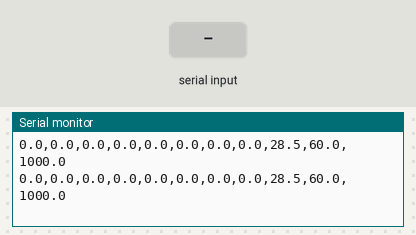
The sketch below on a simulated Arduino Uno, built with avr-gcc and run on an emulated ATmega328P. Parts: the last lines printed to the serial monitor. The inputs (shaded band) are chosen by the test bench. Random numbers use the default seed unless the sketch sets one.

Above: at 1.2 s.
1.3 s: "1" received over Serial
At 2.6 s:
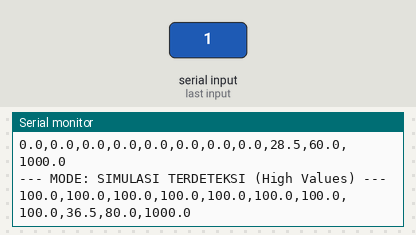
3.5 s: "0" received over Serial
5.5 s: "2" received over Serial
At 6.8 s:
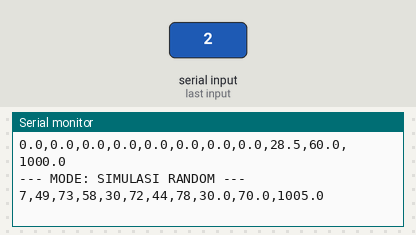
Timing chart, 0 to 8.5 s (numbered marks = the images above; inputs shaded):
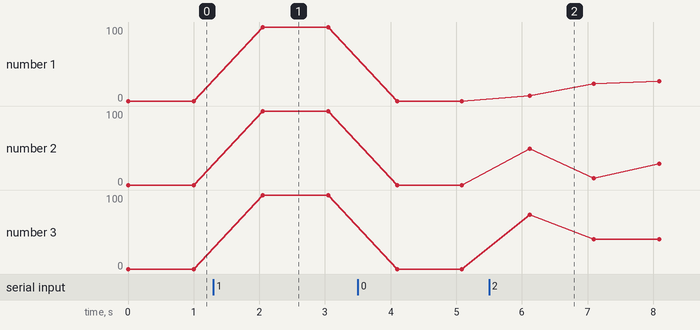

Measured:
- after the input at 1.3 s, the serial monitor: prints a new line after 0.70 s (image 1)
- after the input at 5.5 s, the serial monitor: prints a new line after 0.58 s (image 2)
- plotted number 1: 0 → 100 after the input at 1.3 s, 0 → 24 after the input at 5.5 s
- plotted number 2: 0 → 100 after the input at 1.3 s, 0 → 96 after the input at 5.5 s
- plotted number 3: 0 → 100 after the input at 1.3 s, 0 → 30 after the input at 5.5 s

The sketch:

dummy_simulation.ino
```cpp
// ==========================================
// E-NOSE DUMMY SIMULATOR (MODE BODONG)
// ==========================================
// Cara pakai:
// 1. Upload ke Arduino.
// 2. Buka Serial Monitor (Baud 9600).
// 3. Ketik '1' lalu Enter -> Arduino akan kirim data palsu "TERDETEKSI BIOMARKER" (Nilai 100)
// 4. Ketik '0' lalu Enter -> Arduino akan kirim data palsu "TIDAK TERDETEKSI" (Nilai 0)
// 5. Ketik '2' lalu Enter -> Arduino akan kirim data "NGACAR" (Campur/Random)
// ==========================================

int mode = 0; // 0 = Bersih, 1 = Terdeteksi, 2 = Random

void setup() {
  Serial.begin(9600);
}

void loop() {
  // Cek apakah ada perintah dari user lewat Serial Monitor
  if (Serial.available() > 0) {
    char command = Serial.read();
    if (command == '1') {
      mode = 1;
      Serial.println("--- MODE: SIMULASI TERDETEKSI (High Values) ---");
    } else if (command == '0') {
      mode = 0;
      Serial.println("--- MODE: SIMULASI BERSIH (Low Values) ---");
    } else if (command == '2') {
      mode = 2;
      Serial.println("--- MODE: SIMULASI RANDOM ---");
    }
  }

  // Format Data 11 Kolom:
  // MQ2, MQ3, MQ4, MQ6, MQ7, MQ8, MQ135, QCM, Temp, Hum, Pres

  if (mode == 1) {
    // KASUS: TERDETEKSI BIOMARKER (Semua sensor Gas & QCM tinggi)
    // Kita pakai angka 100 supaya jauh dari 0 (mudah dibedakan oleh model dummy)
    Serial.println("100.0,100.0,100.0,100.0,100.0,100.0,100.0,100.0,36.5,80.0,1000.0");

  } else if (mode == 0) {
    // KASUS: UDARA BERSIH / TIDAK TERDETEKSI (Semua sensor 0 atau rendah)
    Serial.println("0.0,0.0,0.0,0.0,0.0,0.0,0.0,0.0,28.5,60.0,1000.0");

  } else {
    // KASUS: RANDOM (Untuk tes grafik bergerak-gerak)
    String data = "";
    for(int i=0; i<8; i++) {
      data += String(random(0, 100)); // Sensor Gas Random 0-100
      data += ",";
    }
    data += "30.0,70.0,1005.0"; // Temp, Hum, Pres statis aja
    Serial.println(data);
  }

  delay(1000); // Kirim data setiap 1 detik
}
```
